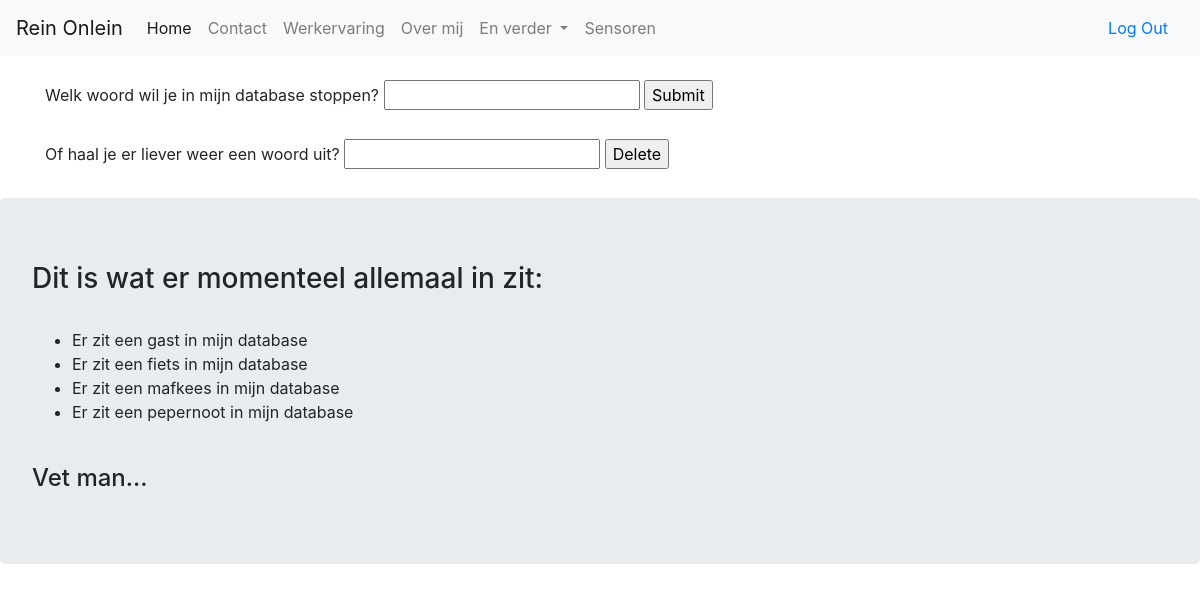
Screenshot of /database (signed in) with the database file from the repository.
### reinonlein/models.py (models this page shows, shortened)
class Woorden(db.Model):
    __tablename__ = 'woorden'
    id = db.Column(db.Integer, primary_key = True)
    woord = db.Column(db.Text)
    def __repr__(self):
        return f"Er zit een {self.woord} in mijn database"

### app.py (the view, shortened to what this page needs)
@app.route('/database', methods=['GET', 'POST'])
def database():
    addform = AddDatabaseForm()
    delform = DeleteDatabaseForm()
    woorden = Woorden.query.all()
    return render_template('database.html', addform=addform, delform=delform, woorden=woorden)

### reinonlein/forms.py
class AddDatabaseForm(FlaskForm):
    woord = StringField('Welk woord wil je in mijn database stoppen?', validators=[DataRequired()])
    submit = SubmitField('Submit')

class DeleteDatabaseForm(FlaskForm):
    deletewoord = StringField('Of haal je er liever weer een woord uit?', validators=[DataRequired()])
    submit = SubmitField('Delete')

### reinonlein/models.py (called while the page is built)
@login_manager.user_loader
def load_user(user_id):
    return User.query.get(user_id)

### reinonlein/templates/database.html (shortened to what this page needs)
{% extends "base.html" %}
{% block content %}
  <div class="container">
        <br>
  <form method="POST">
      {{ addform.woord.label }} {{ addform.woord() }}
      {{ addform.submit() }}
  </form>
  <br>
  <form method="POST">
    {{ delform.deletewoord.label }} {{ delform.deletewoord() }}
    {{ delform.submit() }}
  </form>
  <br>
  </div>
  <div class="jumbotron">
    <h3>Dit is wat er momenteel allemaal in zit:</h3>
      <br>
      <ul>
        {% for woord in woorden %}
        <li>{{woord}}</li>
        {% endfor %}
      </ul>
    <br>
    <h4>Vet man...</h4>
  </div>
{% endblock %}

### rows the page displays
Woorden: woord "Er zit een gast in mijn database"
Woorden: woord "Er zit een fiets in mijn database"
Woorden: woord "Er zit een mafkees in mijn database"
Woorden: woord "Er zit een pepernoot in mijn database"

### other values shown
{{ addform.woord.label }} "Welk woord wil je in mijn database stoppen?"
{{ delform.deletewoord.label }} "Of haal je er liever weer een woord uit?"
